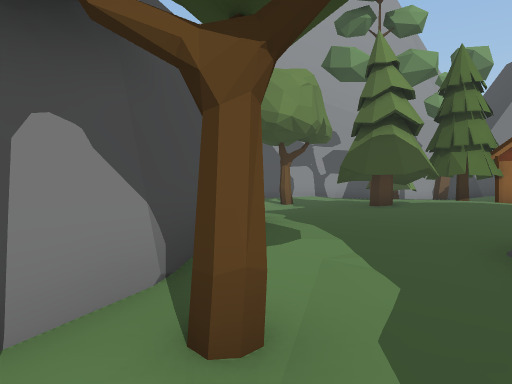
View 1 (above)

24 first-person views from a walk through a 3-D level made in the Unity game engine. The camera is 1.2 m above the floor, looks level and sees 70° across. The floor is counted in squares, 1.8 m on a side. Each view is taken from the middle of a square. On the plan, view 1 faces up. The plan holds only what a view shows up to about 11 squares ahead; the rest is blank. The place goes on beyond the plan. The player character is not drawn. Some animated figures are left out. Some surface patterns are stand-ins.

View 2
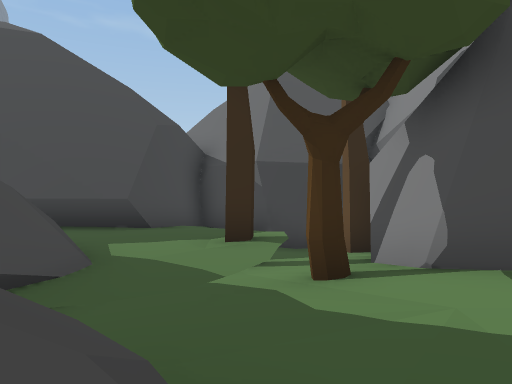

View 3
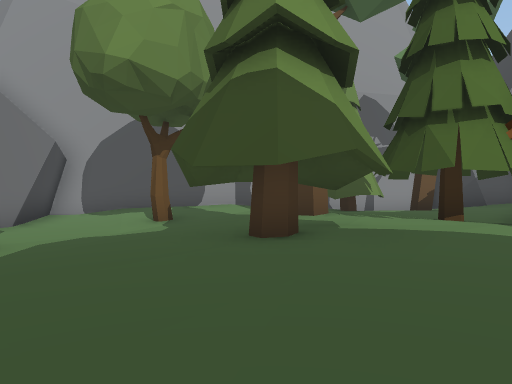

View 4
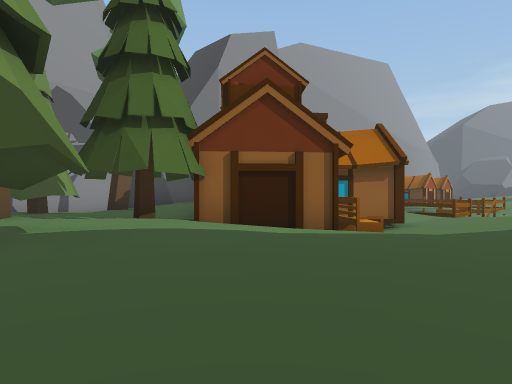

View 5
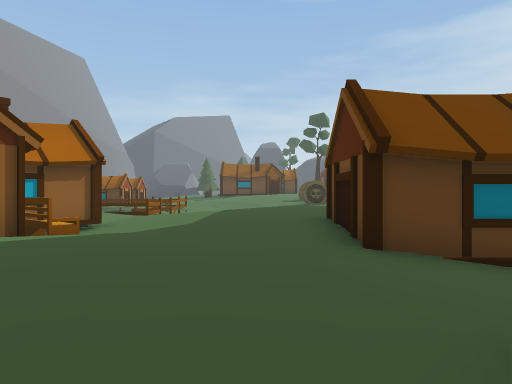

View 6
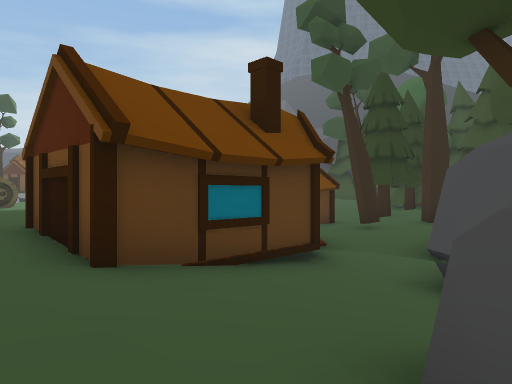

View 7
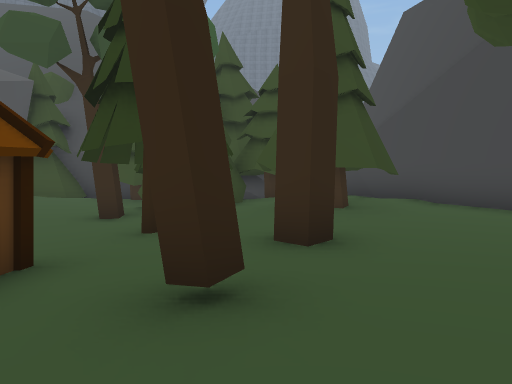

View 8
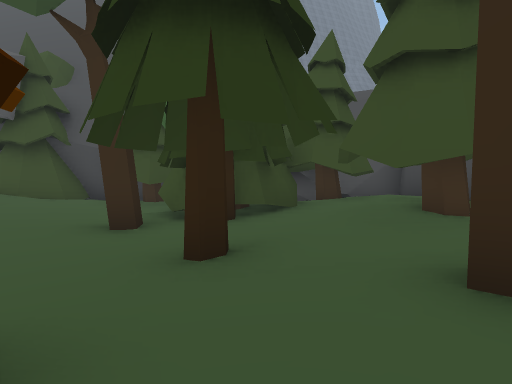

View 9
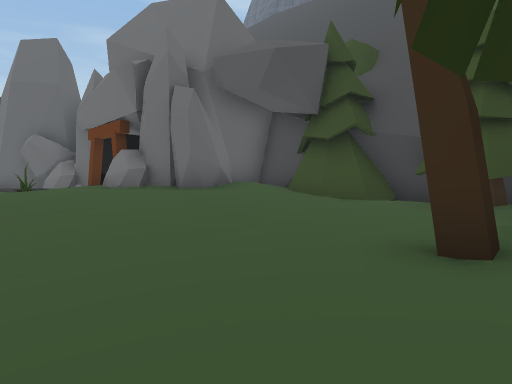

View 10
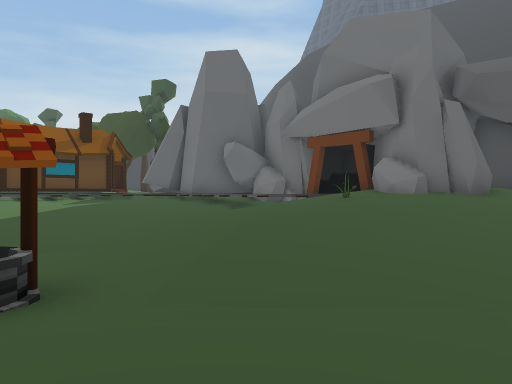

View 11
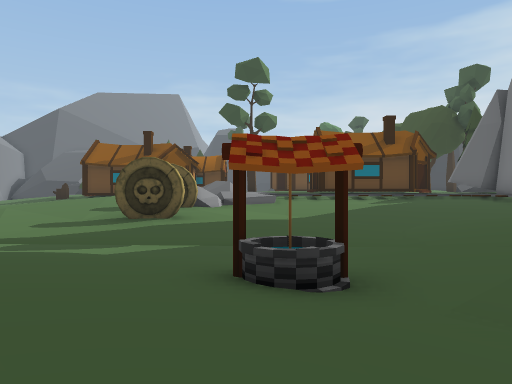

View 12
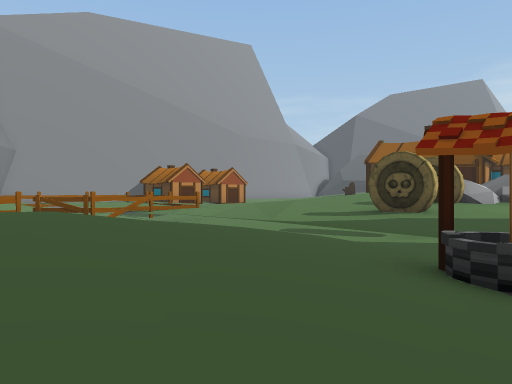

View 13
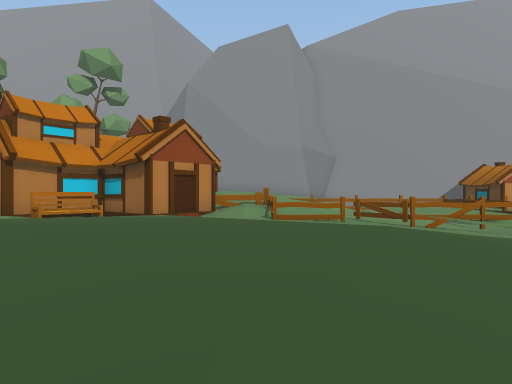

View 14
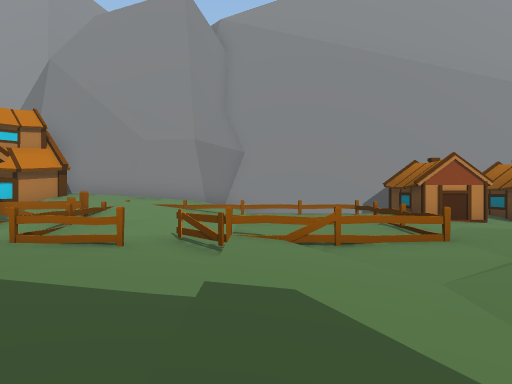

View 15
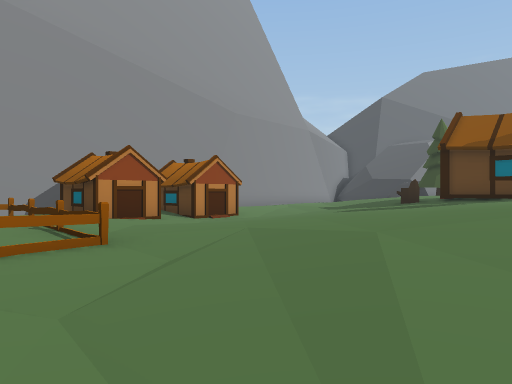

View 16
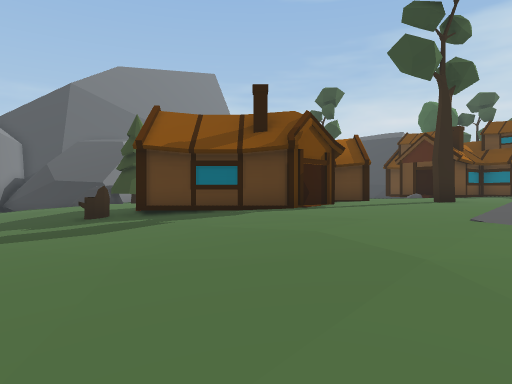

View 17
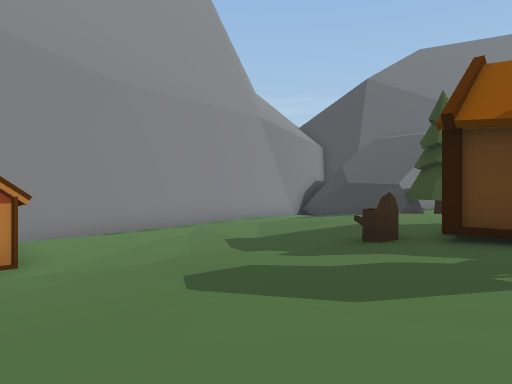

View 18
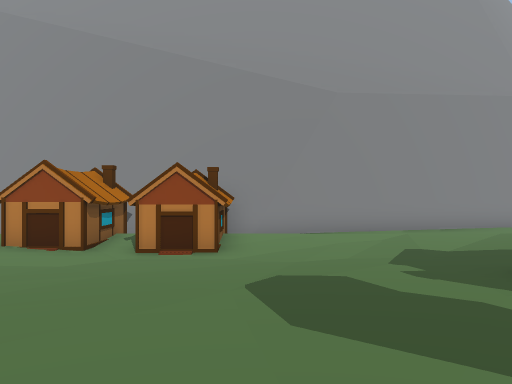

View 19
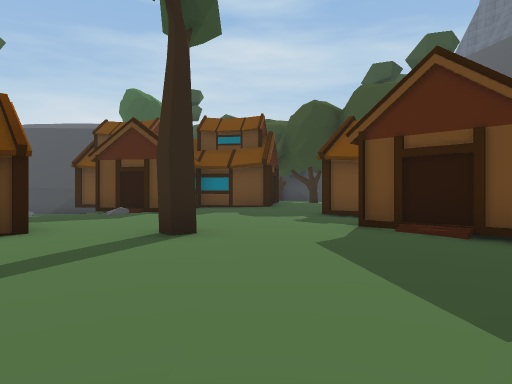

View 20
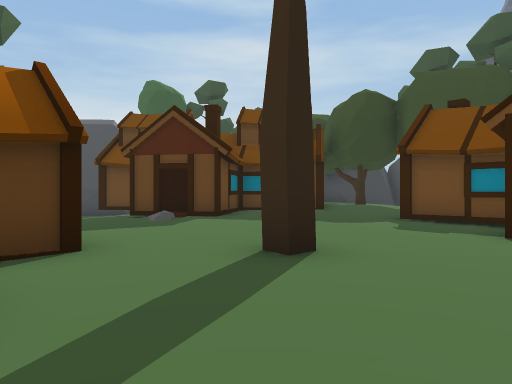

View 21
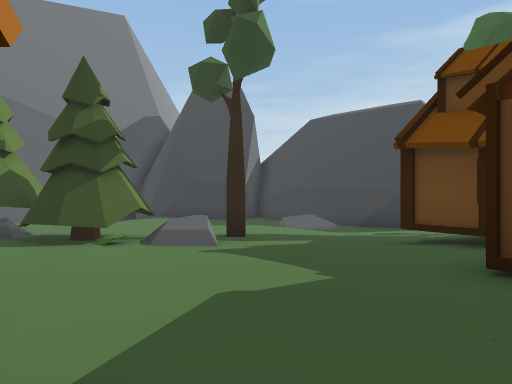

View 22
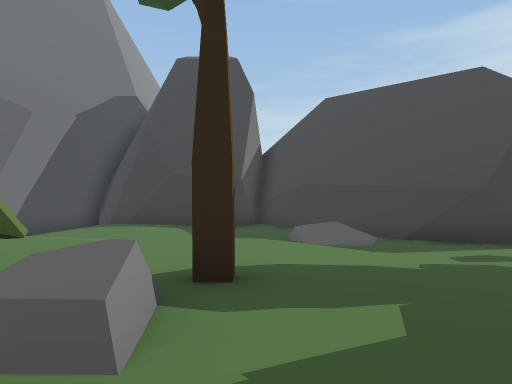

View 23
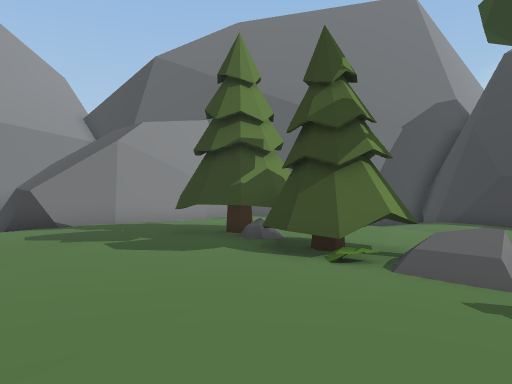

View 24
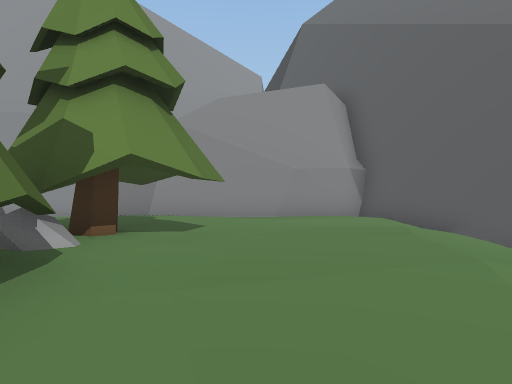

### Floor plan
Key: @ floor where view 1 was taken; # wall or solid block; . main floor; : floor 0.25 m higher than the main floor; - floor 0.25 m lower than the main floor; + floor 0.5 m higher than the main floor; _ floor 0.5 m lower than the main floor; * floor 0.75 m higher than the main floor; < floor 0.75 m lower than the main floor; % floor 1 m higher than the main floor; ( floor 1 m lower than the main floor; & floor 1.25 m higher than the main floor; / step, stairs or slope; = window, fence, low wall or low ledge; ^ raised ledge; T tree; R rock; B bench; H house; W well; F fence; S stump; O other object.
Columns run from 3 left of view 1 to 49 right of it. Each row starts with its distance up from view 1.
 16         #####          #          #####
 15 #######     ##         ############...
 14  #::+++ TTT       *+    #HH#HH-......     #
 13  #.:T:+ TT+    HH*++===#=HHHHH....:::     #
 12  #...:+T+T+   #H+*+:.  #=H#HHH....::++   +##   ####
 11   ...:++TTT   # FF:.-.. =..----..::++*   ++#####++#
 10    ..TTTTT#####F.:##=..#=.......::++**TR *****++++##
  9    ..TTT++:#BB##-=##===#=....::::S+***TT*******+++=#
  8    ..:TT::::/--..==#-=-=.::::::+++/*    ****T**+++/
  7     ..::::::...::...-..-.:::+++++#      ***TTT***+/..
  6     ....:::::::::  ....-.:+++++**H      %%*TTT***+ .:
  5     .......::::+++ :....::+******##     %%*TT****:.::
  4   #.../R...::++++++:.....:+******%#   H%%%*TT**++:.::
  3   #--- R---# H+++++:.....:+**%%%%%### H%%%*TT*+++:/::
  2 ###T-_ T___#   ::::.-...::R  /%%%%%%H H%%%*&RT+++: .
  1 #<</__  <<<#    .:..-....:+   /%%%%%%%%%%%%**T++::/.:
  0 T(T@-#  ##/#     ---WW...::/  %%%%T%%%%%%%***++::+R.#
 -1 #----#   ^--     -___W--..:+%  %%%%%&&& #%**++:::+=##
 -2 #----    ---_H   ___-.--..:+** %%%%%&&&## %#H+::::##
 -3 #-##-    --T-H   ___.....:++** ###%%&&&##  HH+:::##
 -4 #####    ----H    _-.:::.:++** H  %%%&&&#    ++::#
 -5         ..TT--__< -.:++:::+**     #H%&###
 -6        .....T-___-.:+** :++*%       &&
 -7       #::TTT.----.:+*O* O//*        &&
 -8       ##+TT TTT..:+*%/% +#            TT
 -9        ##TTTTT..::+*### ##             T
-10         ##TT T:::+*%###           TT
-11          #TTRT:T++*&
-12          ##RRTTTTTR/ #
-13           ##  #T#TT###

Positions as (right, up) in squares from view 1, and headings:
1: (0, 0), facing up
2: (3, 4), facing down-left
3: (3, 5), facing up
4: (3, 5), facing up-right
5: (3, 5), facing right
6: (4, 5), facing down-right
7: (8, -1), facing down
8: (9, -3), facing down
9: (10, -5), facing down-right
10: (14, 0), facing down-right
11: (14, 0), facing right
12: (14, -1), facing up-right
13: (14, 0), facing up
14: (18, 3), facing up
15: (19, 4), facing up-right
16: (22, 5), facing right
17: (25, 6), facing up-right
18: (27, 5), facing up
19: (27, 3), facing down-right
20: (29, 3), facing down-right
21: (34, 1), facing right
22: (38, 1), facing right
23: (36, 1), facing up-right
24: (43, 2), facing up
